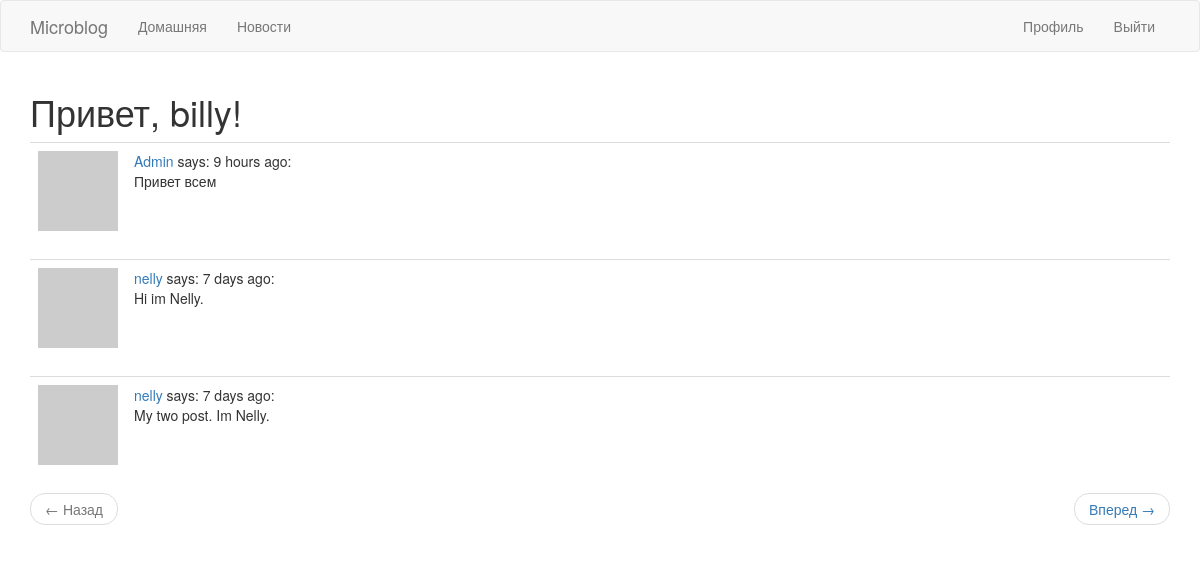
Page /explore (signed in) on the committed database.
### app/models.py (models this page shows, shortened)
class User(UserMixin, db.Model):
	id = db.Column(db.Integer, primary_key=True)
	username = db.Column(db.String(32), index=True, unique=True)
	email = db.Column(db.String(128), index=True, unique=True)
	password_hash = db.Column(db.String(128))
	posts = db.relationship('Post', backref='author', lazy='dynamic')
	about_me = db.Column(db.String(140))
	last_seen = db.Column(db.DateTime, default=datetime.utcnow)
	followed = db.relationship(
		'User', secondary=followers,
		primaryjoin=(followers.c.follower_id==id),
		secondaryjoin=(followers.c.followed_id == id),
		backref=db.backref('followers', lazy='dynamic'),
		lazy='dynamic')
	def avatar(self, size):
		digest = md5(self.email.lower().encode('utf-8')).hexdigest()
		return 'https://www.gravatar.com/avatar/{}?d=identicon&s={}'.format(digest, size)

class Post(db.Model):
	id = db.Column(db.Integer, primary_key=True)
	body = db.Column(db.String(256))
	timestamp = db.Column(db.DateTime(), default=datetime.utcnow)
	user_id = db.Column(db.Integer, db.ForeignKey('user.id'))

### app/routers.py (the view)
@app.route('/explore')
@login_required
def explore():
	page = request.args.get('page', 1, type=int)
	posts = Post.query.order_by(Post.timestamp.desc()).paginate(
	    page, app.config['POSTS_PER_PAGE'], False)
	next_url = url_for('explore', page=posts.next_num) if posts.has_next else None
	prev_url = url_for('explore', page=posts.prev_num) if posts.has_prev else None
	return render_template('index.html', title='Explore page', posts=posts.items,
	    next_url=next_url, prev_url=prev_url)

### app/models.py (called while the page is built)
@login.user_loader
def load_user(id):
	return User.query.get(int(id))

### app/routers.py (called while the page is built)
@app.before_request
def before_request():
	if current_user.is_authenticated:
		current_user.last_seen = datetime.utcnow()
		db.session.commit()

### app/templates/index.html (shortened to what this page needs)
{% extends "base.html" %}
{% import 'bootstrap/wtf.html' as wtf %}
{% block app_content %}
    <h1>Привет, {{ current_user.username }}!</h1>
    {% for post in posts %}
        {% include '_post.html' %}
    {% endfor %}
    <nav aria-label="...">
        <ul class="pager">
            <li class="previous{% if not prev_url %} disabled{% endif %}">
                <a href="{{ prev_url or '#' }}">
                    <span aria-hidden="true">&larr;</span> Назад
                </a>
            </li>
            <li class="next{% if not next_url %} disabled{% endif %}">
                <a href="{{ next_url or '#' }}">
                    Вперед <span aria-hidden="true">&rarr;</span>
                </a>
            </li>
        </ul>
    </nav>
{% endblock %}

### app/templates/_post.html
    <table class="table table-hover">
        <tr>
            <td width="70px">
                <a href="{{ url_for('user', username=post.author.username) }}">
                    <img src="{{ post.author.avatar(70) }}" />
                </a>
            </td>
            <td>
                <a href="{{ url_for('user', username=post.author.username) }}">
                    {{ post.author.username }}
                </a>
                says: {{ moment(post.timestamp).fromNow() }}:
                <br>
                {{ post.body }}
            </td>
        </tr>
    </table>

### rows in the picture
User: username "billy"
Post: author.username "Admin", timestamp "9 hours ago", body "Привет всем"
Post: author.username "nelly", timestamp "7 days ago", body "Hi im Nelly."
Post: author.username "nelly", timestamp "7 days ago", body "My two post. Im Nelly."
